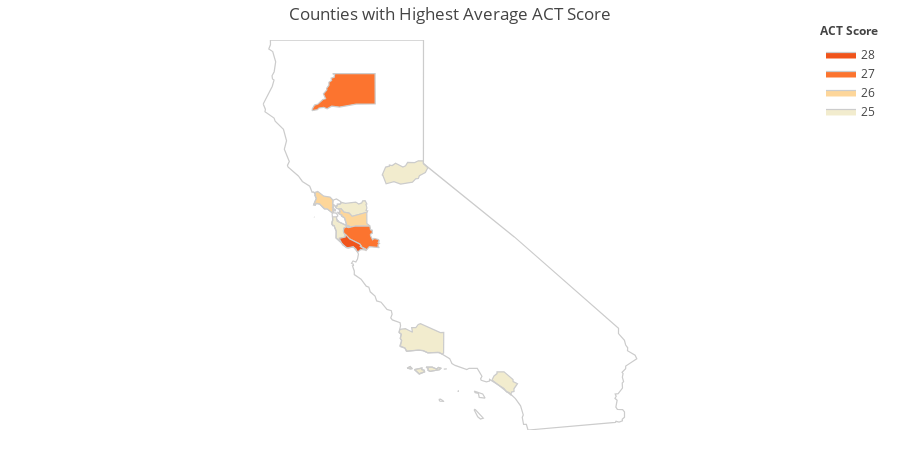

The code cell stored with this chart in its notebook:
### Markdown cell above
### Graph ACT scores top 10 California Counties

### Code cell
# Top Counties

# Data
fips = [6087, 6089, 6083, 6059, 6085, 6001, 6041, 6081, 6013, 6017]
# values = ['Santa Cruz', 'Shasta', 'Santa Barbara', 'Orange', 'Santa Clara', 'Alameda', 'Marin', 'San Mateo', 'Contra Costa', 'El Dorado']
act_values = [28, 27, 25, 25, 27, 26, 26, 25, 25, 25]
colorscale = [
    colors_h['6'],
    colors_h['5'],
    colors_h['2'],
    colors_h['1'],
]    

# Plot
fig = ff.create_choropleth(
    title='Counties with Highest Average ACT Score',
    fips=fips, values=act_values,
     scope=['CA'],
     colorscale=colorscale,
     county_outline={'color': colors_h['edge'], 'width': 1.25},
     state_outline={'color': colors_h['edge'], 'width': 1.25},
     round_legend_values=False,
     legend_title='ACT Score',
     )

# Figure
fig.update_layout(
    autosize=True,
    legend_x = 1,
    annotations = {'x': -0.12, 'xanchor': 'right'}
)

# Graph
fig.layout.template = None
fig.show()

# Adapted from: https://plotly.com/python/county-choropleth/

### Figure 1 — Plotly figure (JSON) as saved in the notebook; plotly's stock layout.template omitted (floating-point values rounded to 4 significant figures; data arrays with more than 128 entries replaced by an {"elided": "..."} marker saying what was removed)
{"data": [{"fill": "toself", "fillcolor": "#F2ECCE", "hoverinfo": "none", "line": {"color": "#cccccc", "width": 1.25}, "mode": "lines", "name": "25", "type": "scatter", "x": {"elided": "140 float values"}, "y": {"elided": "140 float values"}}, {"fill": "toself", "fillcolor": "#fdd69a", "hoverinfo": "none", "line": {"color": "#cccccc", "width": 1.25}, "mode": "lines", "name": "26", "type": "scatter", "x": [-122.3, -122.3, -122.3, -122.3, -122.2, -122.0, -122.0, -121.6, -121.6, -121.5, -122.0, -122.1, -122.1, -122.2, -122.3, null, -122.4, -122.4, -122.4, -122.4, -122.4, null, -123.0, -122.9, -123.0, -122.9, -122.7, -122.6, -122.5, -122.5, -122.5, -122.4, -122.5, -122.5, -122.5, -122.4, -122.5, -122.5, -122.5, -122.5, -122.6, -122.7, -122.9, -122.9, -123.0, -123.0, -123.0, null], "y": [37.81, 37.83, 37.89, 37.91, 37.82, 37.8, 37.72, 37.82, 37.54, 37.48, 37.47, 37.5, 37.5, 37.68, 37.81, null, 37.86, 37.87, 37.85, 37.86, 37.86, null, 38.0, 38.15, 38.3, 38.32, 38.21, 38.19, 38.14, 38.1, 38.02, 37.98, 37.97, 37.94, 37.93, 37.88, 37.86, 37.89, 37.83, 37.81, 37.9, 37.9, 38.02, 38.03, 38.01, 37.99, 38.0, null]}, {"fill": "toself", "fillcolor": "#fc742f", "hoverinfo": "none", "line": {"color": "#cccccc", "width": 1.25}, "mode": "lines", "name": "27", "type": "scatter", "x": [-123.1, -123.0, -122.9, -122.8, -122.7, -122.8, -122.7, -122.7, -122.6, -122.6, -122.5, -122.5, -122.5, -122.4, -122.5, -121.3, -121.3, -121.9, -122.3, -122.5, -122.7, -122.7, -122.9, -122.9, -123.1, -123.1, null, -122.2, -122.2, -122.1, -122.1, -121.9, -121.5, -121.5, -121.4, -121.4, -121.5, -121.5, -121.4, -121.4, -121.2, -121.2, -121.2, -121.2, -121.2, -121.2, -121.2, -121.5, -121.6, -121.6, -121.7, -121.7, -121.8, -122.0, -122.2, -122.2, null], "y": [40.31, 40.42, 40.45, 40.56, 40.58, 40.69, 40.79, 40.83, 40.9, 40.97, 41.01, 41.07, 41.1, 41.16, 41.18, 41.18, 40.45, 40.44, 40.37, 40.39, 40.33, 40.37, 40.35, 40.31, 40.29, 40.31, null, 37.36, 37.43, 37.47, 37.45, 37.48, 37.48, 37.4, 37.38, 37.31, 37.28, 37.25, 37.15, 37.18, 37.16, 37.12, 37.09, 37.06, 37.03, 36.99, 36.96, 36.98, 36.89, 36.93, 36.99, 37.01, 37.05, 37.17, 37.32, 37.36, null]}, {"fill": "toself", "fillcolor": "#f0541b", "hoverinfo": "none", "line": {"color": "#cccccc", "width": 1.25}, "mode": "lines", "name": "28", "type": "scatter", "x": [-122.3, -122.2, -122.2, -122.0, -121.8, -121.7, -121.7, -121.6, -121.7, -121.8, -121.9, -122.1, -122.2, -122.3, null], "y": [37.19, 37.22, 37.29, 37.17, 37.05, 37.01, 36.99, 36.9, 36.91, 36.85, 36.98, 36.96, 37.03, 37.19, null]}, {"hoverinfo": "text", "legendgroup": "centroids", "marker": {"color": "white", "opacity": 0}, "mode": "markers", "name": "US Counties", "selected": {"marker": {"color": "white", "opacity": 1, "size": 3}}, "showlegend": false, "text": ["County: Marin<br>State: California<br>FIPS: 06041<br>Value: 26", "County: Marin<br>State: California<br>FIPS: 06041<br>Value: 26", "County: Santa Barbara<br>State: California<br>FIPS: 06083<br>Value: 25", "County: Santa Barbara<br>State: California<br>FIPS: 06083<br>Value: 25", "County: Santa Barbara<br>State: California<br>FIPS: 06083<br>Value: 25", "County: Santa Barbara<br>State: California<br>FIPS: 06083<br>Value: 25", "County: Santa Barbara<br>State: California<br>FIPS: 06083<br>Value: 25", "County: Santa Cruz<br>State: California<br>FIPS: 06087<br>Value: 28", "County: Shasta<br>State: California<br>FIPS: 06089<br>Value: 27", "County: Orange<br>State: California<br>FIPS: 06059<br>Value: 25", "County: Santa Clara<br>State: California<br>FIPS: 06085<br>Value: 27", "County: Alameda<br>State: California<br>FIPS: 06001<br>Value: 26", "County: San Mateo<br>State: California<br>FIPS: 06081<br>Value: 25", "County: Contra Costa<br>State: California<br>FIPS: 06013<br>Value: 25", "County: El Dorado<br>State: California<br>FIPS: 06017<br>Value: 25"], "type": "scatter", "unselected": {"marker": {"opacity": 0}}, "x": [[-122.4], [-122.7], [-119.0], [-119.7], [-120.1], [-120.4], [-120.0], -122.0, -122.0, -117.8, -121.7, -121.9, -122.3, -121.9, -120.5], "y": [[37.86], [38.07], [33.48], [34.01], [33.97], [34.04], [34.72], 37.06, 40.76, 33.7, 37.23, 37.65, 37.42, 37.92, 38.78]}, {"hoverinfo": "text", "legendgroup": "States", "line": {"color": "#cccccc", "width": 1.25}, "mode": "lines", "showlegend": false, "type": "scatter", "x": {"elided": "263 float values"}, "y": {"elided": "263 float values"}}], "layout": {"annotations": [{"showarrow": false, "text": "<b>ACT Score</b>", "x": 1, "xanchor": "right", "xref": "paper", "y": 1.05, "yref": "paper"}], "autosize": true, "dragmode": "select", "height": 450, "hovermode": "closest", "legend": {"traceorder": "reversed", "x": 1, "xanchor": "right", "y": 1, "yanchor": "top"}, "margin": {"b": 20, "l": 20, "r": 20, "t": 40}, "title": {"text": "Counties with Highest Average ACT Score"}, "width": 900, "xaxis": {"autorange": false, "fixedrange": true, "range": [-131.1, -107.4], "showgrid": false, "showticklabels": false, "zeroline": false}, "yaxis": {"autorange": false, "fixedrange": true, "range": [32.53, 42.0], "showgrid": false, "showticklabels": false, "zeroline": false}}}
